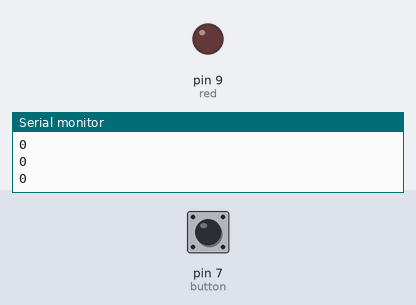
A sketch run on a simulated Arduino Uno, built with avr-gcc and run on an emulated ATmega328P. Parts: output pins drawn as LEDs (lit = HIGH), the last lines printed to the serial monitor. The test bench sets the inputs (shaded band); at power-on: pin 7 (button) LOW.

Above: at 1.2 s.
1.3 s: pin 7 (button) pulled HIGH for 0.15 s
At 1.37 s:
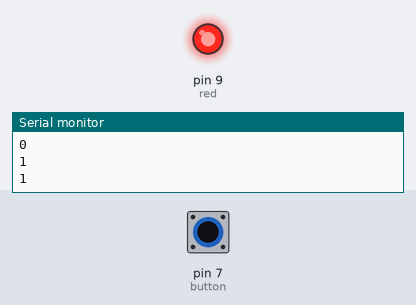
2.9 s: pin 7 (button) pulled HIGH for 3.2 s
At 7.2 s:
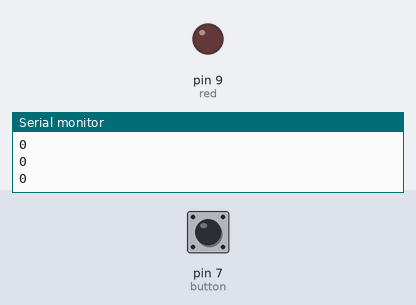
Timing chart, 0 to 8.7 s (numbered marks = the images above; inputs shaded):
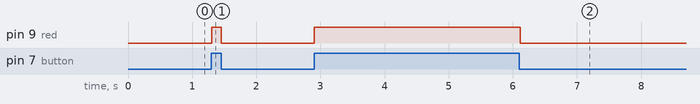

The sketch:

push_button_attempt.ino
```cpp
int button = 7;
int red = 9;

void setup() {
  pinMode(button, INPUT);
  pinMode(red, OUTPUT);
  Serial.begin(9600);
  Serial.println("hello");

  digitalWrite(red, LOW);

}

void loop() {
  int touch = digitalRead(button);
  Serial.println(touch);
  if (touch == HIGH) {
    digitalWrite(red, HIGH);
  } else {
    digitalWrite(red, LOW);
  }
  delay(50);

}
```

Measured:
- after the input at 1.3 s, pin 9 (red): LOW → HIGH at once, → LOW 0.15 s later
- after the input at 2.9 s, pin 9 (red): LOW → HIGH at once, → LOW 3.2 s later
